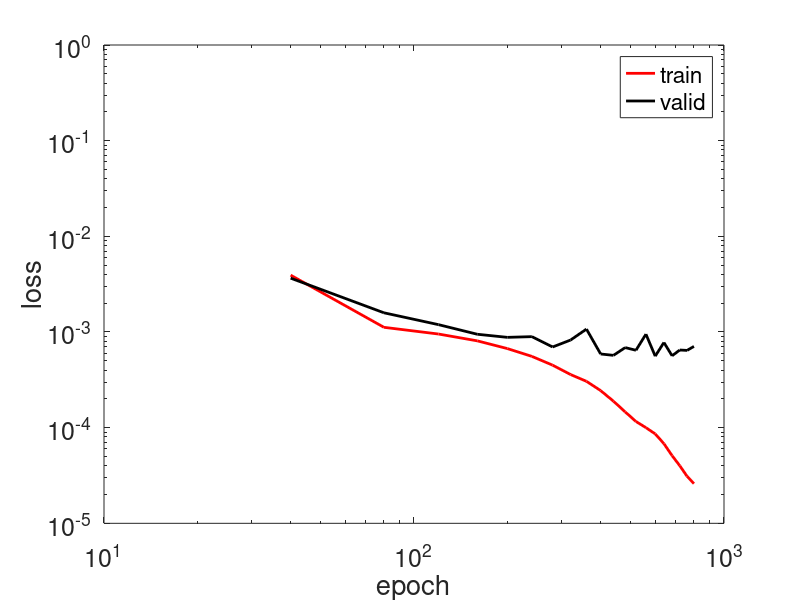

Recreate this plot in MATLAB.
epochs = 0:40:800;

train_loss = [0.219887, 0.003928, 0.001119, 0.000952, 0.000808, 0.000671, 0.000556, 0.000450, 0.000359, 0.000305, 0.000244, 0.000189, 0.000146, 0.000116, 0.000100, 0.000086, 0.000068, 0.000051, 0.000040, 0.000031, 0.000026];

valid_loss = [0.120246, 0.003654, 0.001587, 0.001193, 0.000947, 0.000879, 0.000894, 0.000697, 0.000824, 0.001072, 0.000589, 0.000570, 0.000687, 0.000644, 0.000949, 0.000559, 0.000777, 0.000564, 0.000648, 0.000642, 0.000707];
figure
loglog(epochs,train_loss,'-r','DisplayName','train','LineWidth',2);
hold on
loglog(epochs,valid_loss,'-k','DisplayName','valid','LineWidth',2);
legend
xlabel('epoch', 'fontsize',18);  ylabel('loss', 'fontsize',18);
set(gca,'FontSize',18);
hold off
print('e4gloss','-depsc')